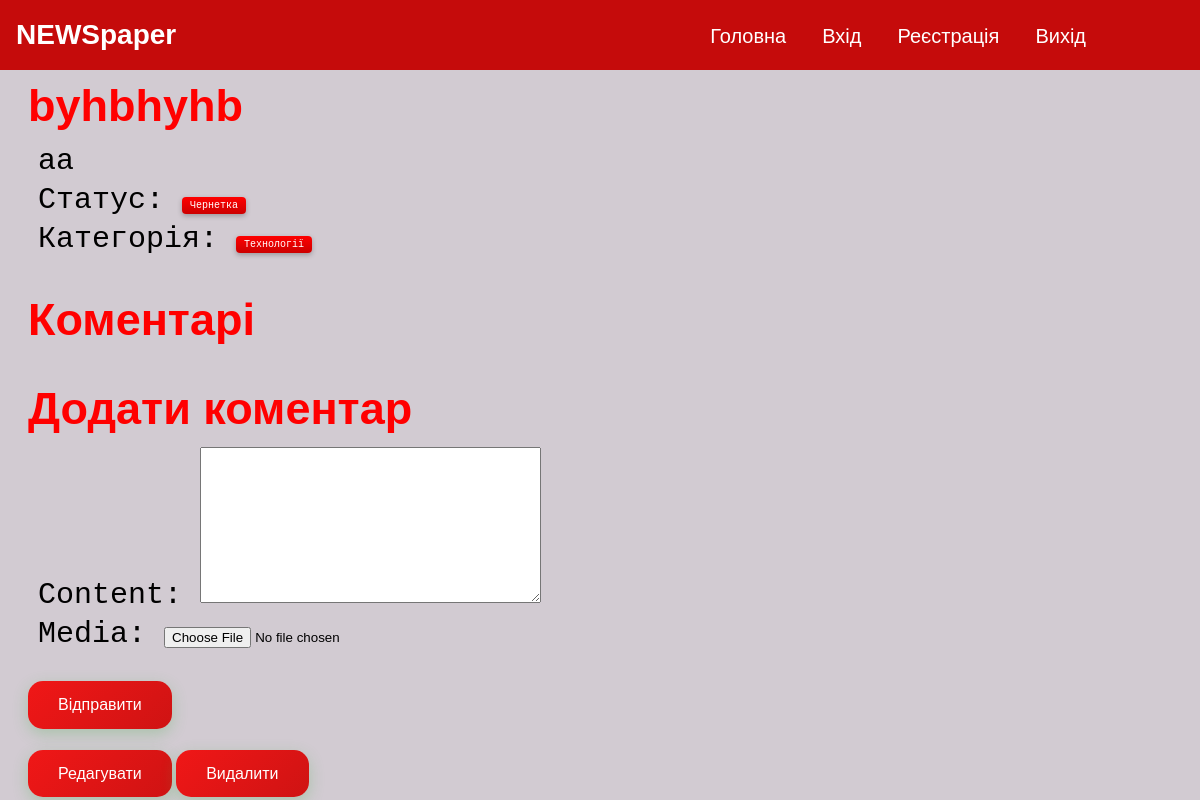
Screenshot of /7/ (signed in) with the database file from the repository.
### blog_files/models.py (models this page shows, shortened)
class Article(models.Model):
    STATUS_CHOICES = [
        ("Чернетка", "Чернетка"),
        ("Опубліковано", "Опубліковано"),
    ]
    CATEGORY_CHOICES = [
        ("Технології", "Технології"),
        ("Кухня", "Кухня"),
        ("Навчання", "Навчання")
    ]
    title = models.CharField(max_length=256)
    description = models.TextField()
    status = models.CharField(max_length=20, choices=STATUS_CHOICES, default="published")
    category = models.CharField(max_length=20, choices=CATEGORY_CHOICES, default="studying")
    due_date = models.DateField(null=True, blank=True)
    author = models.ForeignKey(User, on_delete=models.CASCADE, related_name="tasks")

### blog_files/views.py (the view, shortened to what this page needs)
# urls.py: path("<int:pk>/", views.ArticleDetailView.as_view(), name="article-info"),
class ArticleDetailView(LoginRequiredMixin, DetailView):
    model = models.Article
    context_object_name = "article"
    template_name = "html_files/article_info.html"
    def get_context_data(self, **kwargs):
        context = super().get_context_data(**kwargs)
        context["comment_form"] = CommentForm()
        return context

### blog_files/forms.py
class CommentForm(forms.ModelForm):
    class Meta:
        model = Comment
        fields = ['content', 'media']
        widgets = {
            "media": forms.FileInput()
        }

### blog_files/templates/html_files/article_info.html (shortened to what this page needs)
{% extends "base.html" %}
{% load static %}
{% block content %}
{% load custom_tags %}
<div class="container">
    <h2>{{ article.title }}</h2>
    <p>{{ article.description}}</p>
    <p>Статус: <span class="btn-small">{{ article.status }}</span></p>
    <p>Категорія: <span class="btn-small">{{ article.category}}</span></p>
    <div class="comments mt-4">
        <h2>Коментарі</h2>
    </div>
    <div class="add-comment mt-4">
        <h2>Додати коментар</h2>
        <form action="{% url 'articlee:article-info' article.id %}" method="post" enctype="multipart/form-data">
            {{ comment_form.as_p }}
            <button type="submit" class="btn-red">Відправити</button>
        </form>
    </div>
    <br><br>
    <a href="{% url 'articlee:article-update' article.id %}" class="btn-red">Редагувати</a>
    <a href="{% url 'articlee:article-delete' article.id %}" class="btn-red">Видалити</a>
</div>
{% endblock %}

### static/css/styles.css (style rules this page uses)
body { margin-top: 80px; background-color: #D2CBD2; color: black; font-family: Arial, sans-serif; }
.container { max-width: 1200px; margin-bottom: 0 auto; margin-left: 20px; padding: 20 px; }
h2 { color: red; font-family: Arial, sans-serif; font-size: 45px }
p { color: black; font-family: monospace; font-size: 30px; margin-top: -25px; margin-left: 10px }
.btn-small { background: linear-gradient(to bottom, #ff0000, #cc0000); color: white; border: none; border-radius: 4px; padding: 3px 8px; font-size: 10px; font-weight: 500; cursor: pointer; box-shadow: 0 2px 5px rgba(33, 33, 33, 0.3); transition: all 0.3s ease; position: relative; overflow: hidden; text-decoration: none; }
.btn-red { background: linear-gradient(135deg, #F01717, #CF1313); color: white; border: none; border-radius: 15px; padding: 15px 30px; font-size: 16px; font-weight: 500; cursor: pointer; box-shadow: 0 5px 15px rgba(76, 175, 80, 0.3); transition: all 0.2s ease; position: relative; overflow: hidden; text-decoration: none; z-index: 1; }

### rows the page displays
Article: title "byhbhyhb", description "aa", status "Чернетка", category "Технології"
